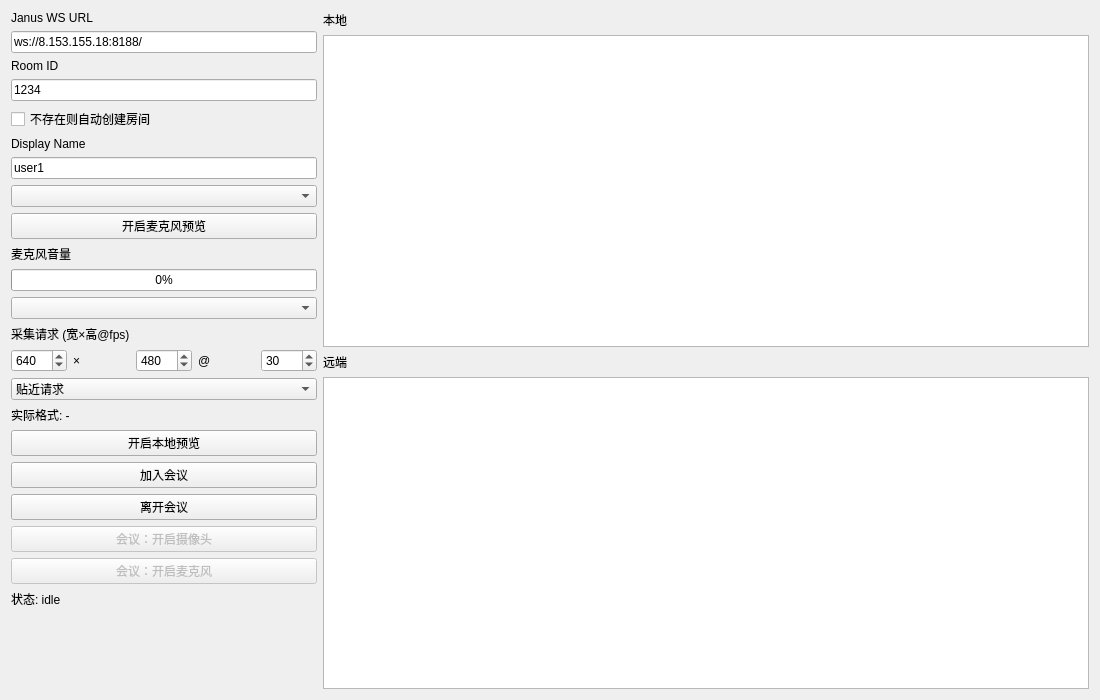
<?xml version="1.0" encoding="UTF-8"?>
<ui version="4.0">
 <class>Widget</class>
 <widget class="QWidget" name="Widget">
  <property name="geometry">
   <rect>
    <x>0</x>
    <y>0</y>
    <width>1100</width>
    <height>700</height>
   </rect>
  </property>
  <property name="windowTitle">
   <string>XRTC Janus 1:1</string>
  </property>
  <layout class="QHBoxLayout" name="horizontalLayout" stretch="4,10">
   <item>
    <layout class="QVBoxLayout" name="verticalLayout">
     <item>
      <widget class="QLabel" name="label_janus">
       <property name="text">
        <string>Janus WS URL</string>
       </property>
      </widget>
     </item>
     <item>
      <widget class="QLineEdit" name="janus_url">
       <property name="text">
        <string>ws://8.153.155.18:8188/</string>
       </property>
      </widget>
     </item>
     <item>
      <widget class="QLabel" name="label_room">
       <property name="text">
        <string>Room ID</string>
       </property>
      </widget>
     </item>
     <item>
      <widget class="QLineEdit" name="room_id">
       <property name="text">
        <string>1234</string>
       </property>
      </widget>
     </item>
     <item>
      <widget class="QCheckBox" name="create_room_if_missing">
       <property name="text">
        <string>不存在则自动创建房间</string>
       </property>
       <property name="checked">
        <bool>false</bool>
       </property>
      </widget>
     </item>
     <item>
      <widget class="QLabel" name="label_display">
       <property name="text">
        <string>Display Name</string>
       </property>
      </widget>
     </item>
     <item>
      <widget class="QLineEdit" name="display_name">
       <property name="text">
        <string>user1</string>
       </property>
      </widget>
     </item>
     <item>
      <widget class="QComboBox" name="audio_list"/>
     </item>
     <item>
      <widget class="QPushButton" name="btn_audio_preview">
       <property name="text">
        <string>开启麦克风预览</string>
       </property>
      </widget>
     </item>
     <item>
      <widget class="QLabel" name="label_mic_level">
       <property name="text">
        <string>麦克风音量</string>
       </property>
      </widget>
     </item>
     <item>
      <widget class="QProgressBar" name="mic_level_bar">
       <property name="maximum">
        <number>100</number>
       </property>
       <property name="value">
        <number>0</number>
       </property>
       <property name="textVisible">
        <bool>true</bool>
       </property>
      </widget>
     </item>
     <item>
      <widget class="QComboBox" name="camera_list"/>
     </item>
     <item>
      <widget class="QLabel" name="label_video_format">
       <property name="text">
        <string>采集请求 (宽×高@fps)</string>
       </property>
      </widget>
     </item>
     <item>
      <layout class="QHBoxLayout" name="video_format_layout">
       <item>
        <widget class="QSpinBox" name="video_width">
         <property name="minimum">
          <number>160</number>
         </property>
         <property name="maximum">
          <number>7680</number>
         </property>
         <property name="value">
          <number>640</number>
         </property>
        </widget>
       </item>
       <item>
        <widget class="QLabel" name="label_video_x">
         <property name="text">
          <string>×</string>
         </property>
        </widget>
       </item>
       <item>
        <widget class="QSpinBox" name="video_height">
         <property name="minimum">
          <number>120</number>
         </property>
         <property name="maximum">
          <number>4320</number>
         </property>
         <property name="value">
          <number>480</number>
         </property>
        </widget>
       </item>
       <item>
        <widget class="QLabel" name="label_video_at">
         <property name="text">
          <string>@</string>
         </property>
        </widget>
       </item>
       <item>
        <widget class="QSpinBox" name="video_fps">
         <property name="minimum">
          <number>1</number>
         </property>
         <property name="maximum">
          <number>120</number>
         </property>
         <property name="value">
          <number>30</number>
         </property>
        </widget>
       </item>
      </layout>
     </item>
     <item>
      <widget class="QComboBox" name="video_strategy">
       <item>
        <property name="text">
         <string>贴近请求</string>
        </property>
       </item>
       <item>
        <property name="text">
         <string>优先 720p</string>
        </property>
       </item>
      </widget>
     </item>
     <item>
      <widget class="QLabel" name="label_actual_format">
       <property name="text">
        <string>实际格式: -</string>
       </property>
      </widget>
     </item>
     <item>
      <widget class="QPushButton" name="video_capture">
       <property name="text">
        <string>开启本地预览</string>
       </property>
      </widget>
     </item>
     <item>
      <widget class="QPushButton" name="btn_join">
       <property name="text">
        <string>加入会议</string>
       </property>
      </widget>
     </item>
     <item>
      <widget class="QPushButton" name="btn_leave">
       <property name="text">
        <string>离开会议</string>
       </property>
      </widget>
     </item>
     <item>
      <widget class="QPushButton" name="btn_meeting_video">
       <property name="enabled">
        <bool>false</bool>
       </property>
       <property name="text">
        <string>会议：开启摄像头</string>
       </property>
      </widget>
     </item>
     <item>
      <widget class="QPushButton" name="btn_meeting_audio">
       <property name="enabled">
        <bool>false</bool>
       </property>
       <property name="text">
        <string>会议：开启麦克风</string>
       </property>
      </widget>
     </item>
     <item>
      <widget class="QLabel" name="status_label">
       <property name="text">
        <string>状态: idle</string>
       </property>
      </widget>
     </item>
     <item>
      <spacer name="verticalSpacer">
       <property name="orientation">
        <enum>Qt::Orientation::Vertical</enum>
       </property>
       <property name="sizeHint" stdset="0">
        <size>
         <width>20</width>
         <height>40</height>
        </size>
       </property>
      </spacer>
     </item>
    </layout>
   </item>
   <item>
    <layout class="QVBoxLayout" name="previewLayout">
     <item>
      <widget class="QLabel" name="label_local">
       <property name="text">
        <string>本地</string>
       </property>
      </widget>
     </item>
     <item>
      <widget class="QGraphicsView" name="display">
       <property name="sizePolicy">
        <sizepolicy hsizetype="Expanding" vsizetype="Expanding">
         <horstretch>0</horstretch>
         <verstretch>0</verstretch>
        </sizepolicy>
       </property>
      </widget>
     </item>
     <item>
      <widget class="QLabel" name="label_remote">
       <property name="text">
        <string>远端</string>
       </property>
      </widget>
     </item>
     <item>
      <widget class="QGraphicsView" name="remote_display">
       <property name="sizePolicy">
        <sizepolicy hsizetype="Expanding" vsizetype="Expanding">
         <horstretch>0</horstretch>
         <verstretch>0</verstretch>
        </sizepolicy>
       </property>
      </widget>
     </item>
    </layout>
   </item>
  </layout>
 </widget>
 <resources/>
 <connections/>
</ui>
